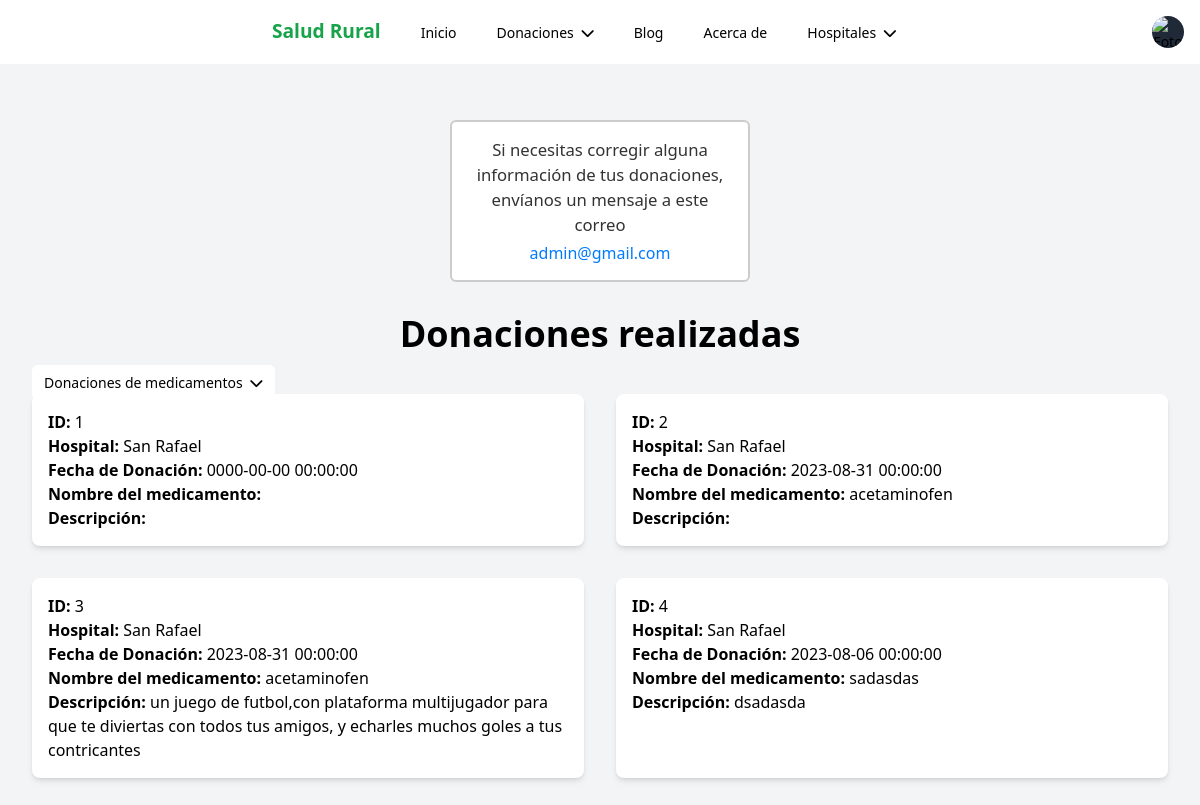
Before: /donaciones-reali2.php (signed in) with the older database file.
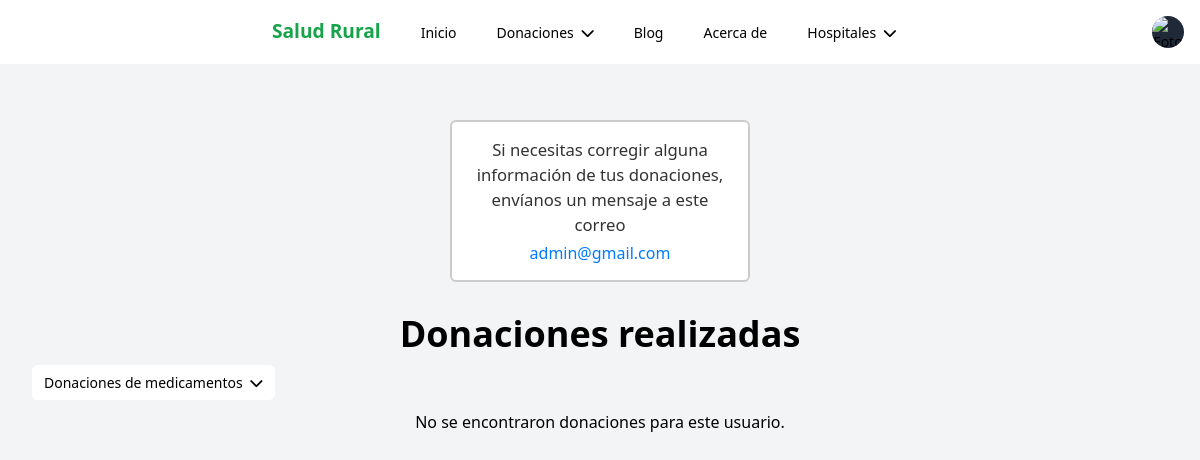
After: the same page with the newer database file.
### tables this page shows
CREATE TABLE `medicamentos` (
  `id_donacion` int(11) NOT NULL,
  `id_hospital` int(11) DEFAULT NULL,
  `id_usuario` int(11) DEFAULT NULL,
  `nombre` varchar(100) NOT NULL,
  `correo` varchar(100) NOT NULL,
  `telefono` varchar(100) NOT NULL,
  `fecha` datetime NOT NULL,
  `medicamento` varchar(100) NOT NULL,
  `cantidad` varchar(100) NOT NULL,
  `descripcion` text NOT NULL
);

CREATE TABLE `hospitales` (
  `id` int(11) NOT NULL,
  `nombre` varchar(70) NOT NULL,
  `descripcion` text NOT NULL,
  `lugar` text NOT NULL,
  `password` varchar(250) NOT NULL,
  `foto_hospital` blob DEFAULT NULL
);

### HTML/mostra-imagen.php (called while the page is built, shortened)
<?php
include_once 'db_connection.php';
if (isset($_SESSION['id'])) {
    $idUsuario = $_SESSION['id'];
    $consulta = "SELECT * FROM registro WHERE id = $idUsuario";
    $resultado = $conn->query($consulta);
    if ($resultado->num_rows > 0) {
        $usuario = $resultado->fetch_assoc();
        $imagen_predeterminada = "https://images.unsplash.com/photo-1472099645785-5658abf4ff4e?ixlib=rb-1.2.1&ixid=eyJhcHBfaWQiOjEyMDd9&auto=format&fit=facearea&facepad=2&w=256&h=256&q=80";
    }
} else {
    header("Location: iniciar_sesion.php");
    exit();
}
?>

### HTML/donaciones-reali2.php (the view, shortened to what this page needs)
<!DOCTYPE html>
<html>
<head>
    <script src="https://cdn.tailwindcss.com"></script>
    <link rel="stylesheet" href="https://cdnjs.cloudflare.com/ajax/libs/font-awesome/6.0.0-beta3/css/all.min.css">
</head>
<body class="bg-gray-100">
<nav class="bg-white p-4  w-full z-10 fixed">
        <div class="flex justify-between items-center">
            <ul class="flex space-x-4">
            <li><a href="Index.php" class="text-green-600 hover:bg-blue-600 hover:text-white rounded-md px-3 py-2 text-sm font-medium" style="font-size: 1.20em; font-weight: bold;" aria-current="page">Salud Rural</a></li>
                <li><a href="Index.php" class="text-black hover:bg-blue-600 hover:text-white rounded-md px-3 py-2 text-sm font-medium" aria-current="page">Inicio</a></li>
                <li class="relative">
                    <a href="#" class="text-black hover:bg-blue-600 hover:text-white rounded-md px-3 py-2 text-sm font-medium" id="donaciones-menu">
                        <span>Donaciones</span>
                        <i class="fas fa-chevron-down ml-1"></i>
                    </a>
                </li>
                <li><a href="blog.php" class="text-black hover:bg-blue-600 hover:text-white rounded-md px-3 py-2 text-sm font-medium">Blog</a></li>
                <li><a href="AcercaDe.php" class="text-black hover:bg-blue-600 hover:text-white rounded-md px-3 py-2 text-sm font-medium">Acerca de</a></li>
                <li class="relative">
                    <a href="#" class="text-black hover:bg-blue-600 hover:text-white rounded-md px-3 py-2 text-sm font-medium" id="hospitales-menu">
                        <span>Hospitales</span>
                        <i class="fas fa-chevron-down ml-1"></i>
                    </a>
                </li>
            </ul>
            <div class="relative">
                <button type="button" class="relative flex rounded-full bg-gray-800 text-sm focus:outline-none focus:ring-2 focus:ring-white focus:ring-offset-2 focus:ring-offset-gray-800" id="user-menu-button" aria-expanded="false" aria-haspopup="true">
                    <span class="absolute -inset-1.5"></span>
                    <?php include 'mostra-imagen.php'; ?>
                    <img src="<?php echo ($usuario['foto_perfil'] != '') ? $usuario['foto_perfil'] : $imagen_predeterminada; ?>" alt="Foto de perfil"  class="rounded-full h-8 w-8">
                </button>
            </div>
    </nav></br></br></br></br></br>
    <div class="cuadro">
        <p class="mensaje">Si necesitas corregir alguna información de tus donaciones, envíanos un mensaje a este correo</p>
        <a class="correo" href="mailto:admin@gmail.com">admin@gmail.com</a>
    </div>
    <div class="w-full max-w-mn p-8  rounded-lg   mx-auto p-4">
        <h1 class="text-4xl font-bold mb-4 text-center">Donaciones realizadas</h1>
        <ul class="flex space-x-4 ">
                <li class="relative">
                    <a href="#" class="bg-white text-black hover:bg-blue-600 hover:text-white rounded-md px-3 py-2 text-sm font-medium" id="donaciones-menu-cate">
                        <span>Donaciones de medicamentos</span>
                        <i class="fas fa-chevron-down ml-1"></i>
                    </a>
                </li>
        </ul>
        <?php
            $servername = "localhost";
            $username = "root";
            $password = "";
            $dbname = "saludrural";
            $conn = new mysqli($servername, $username, $password, $dbname);
            $usuarioId = $_SESSION['usuario_id'];
            $sql = "SELECT id_donacion, id_hospital, fecha, medicamento, descripcion FROM medicamentos WHERE id_usuario = $usuarioId";
            $resultado = $conn->query($sql);
            if ($resultado === false) {
                echo "Error en la consulta: " . $conn->error;
            } else {
                if ($resultado->num_rows > 0) {
                    echo '<div class="grid grid-cols-2 gap-8">';
                    while ($donacion = $resultado->fetch_assoc()) {
                        echo '<div class="bg-white p-4 rounded-lg shadow-md">';
                        echo '<div><span class="font-semibold">ID:</span> ' . $donacion['id_donacion'] . '</div>';
                        echo '<div><span class="font-semibold">Hospital:</span> ' . obtenerNombreHospital($conn, $donacion['id_hospital']) . '</div>';
                        echo '<div><span class="font-semibold">Fecha de Donación:</span> ' . $donacion['fecha'] . '</div>';
                        echo '<div><span class="font-semibold">Nombre del medicamento:</span> ' . $donacion['medicamento'] . '</div>';
                        echo '<div><span class="font-semibold">Descripción:</span> ' . $donacion['descripcion'] . '</div>';
                        echo '</div>';
                    }
                    echo '</div>';
                } else {
                    echo '<div class="text-center mt-4">No se encontraron donaciones para este usuario.</div>';
                }
            }
            function obtenerNombreHospital($conn, $id_hospital) {
                $sql = "SELECT nombre FROM hospitales WHERE id = $id_hospital";
                $resultado = $conn->query($sql);
                if ($resultado === false) {
                    return "Hospital Desconocido";
                } else {
                    if ($resultado->num_rows > 0) {
                        $nombre_hospital = $resultado->fetch_assoc()['nombre'];
                        return $nombre_hospital;
                    } else {
                        return "Hospital Desconocido";
                    }
                }
            }
            ?>
    </div>
</body>
</html>

### HTML/donaciones-reali2.php (style rules this page uses)
body { justify-content: center; min-height: 100vh; }
.cuadro { border: 2px solid #ccc; background-color: #fff; text-align: center; max-width: 80%; padding: 15px; margin: 0 auto; width: 300px; border-radius: 6px; }
.mensaje { font-size: 16.7px; color: #333; margin-bottom: 3.8px; }
.correo { font-size: 16px; color: #007bff; text-decoration: none; }

Changed rows visible on the page:
removed medicamentos: id_donacion "1", id_hospital.nombre "San Rafael", fecha "0000-00-00 00:00:00"
removed medicamentos: id_donacion "2", id_hospital.nombre "San Rafael", fecha "2023-08-31 00:00:00", medicamento "acetaminofen"
removed medicamentos: id_donacion "3", id_hospital.nombre "San Rafael", fecha "2023-08-31 00:00:00", medicamento "acetaminofen", descripcion "un juego de futbol,con plataforma multijugador para que te diviertas con todos tus amigos, y echarles muchos goles a tus contricantes"
removed medicamentos: id_donacion "4", id_hospital.nombre "San Rafael", fecha "2023-08-06 00:00:00", medicamento "sadasdas", descripcion "dsadasda"
Other visible differences:
text now shown: "No se encontraron donaciones para este usuario."
